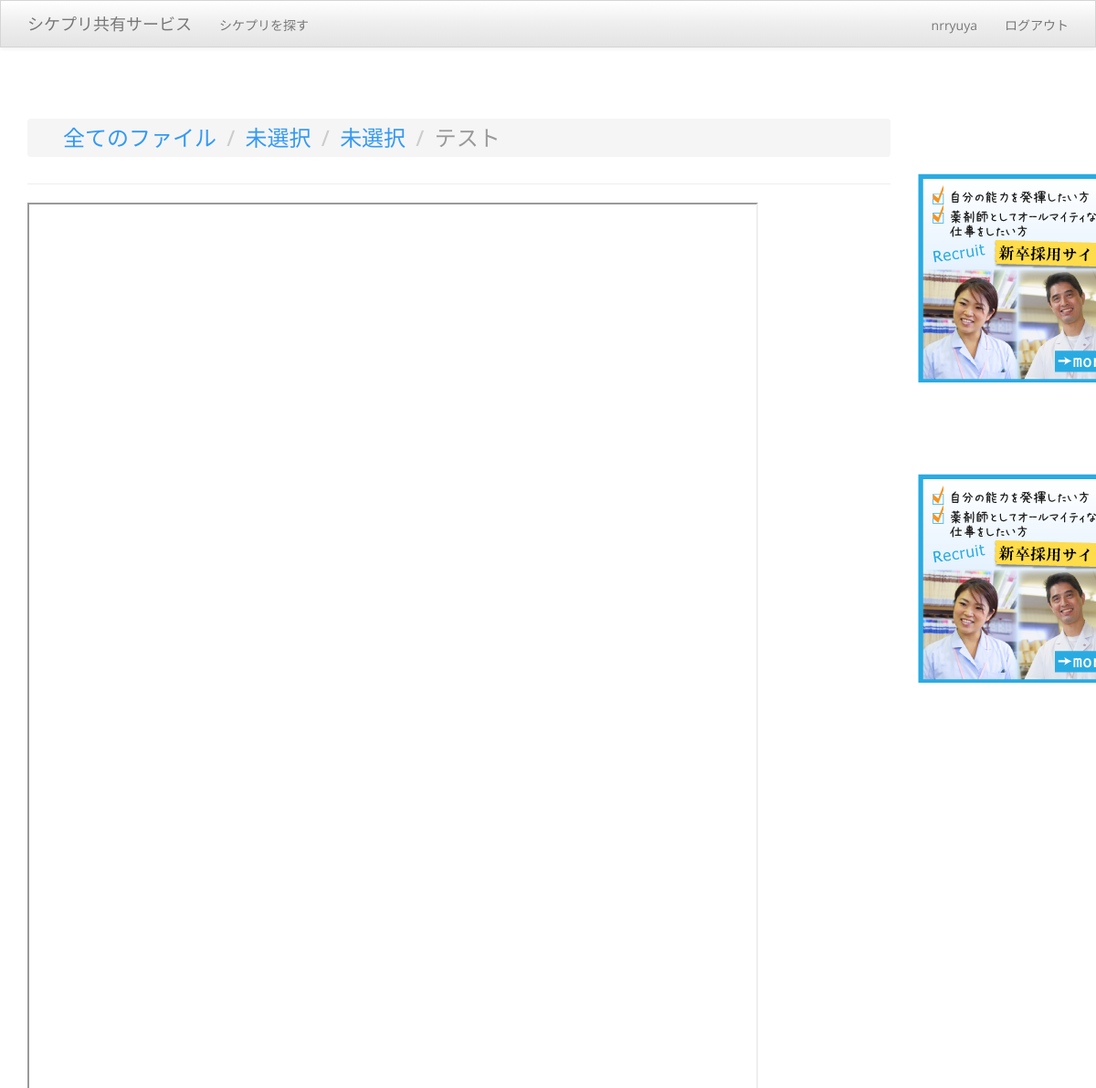
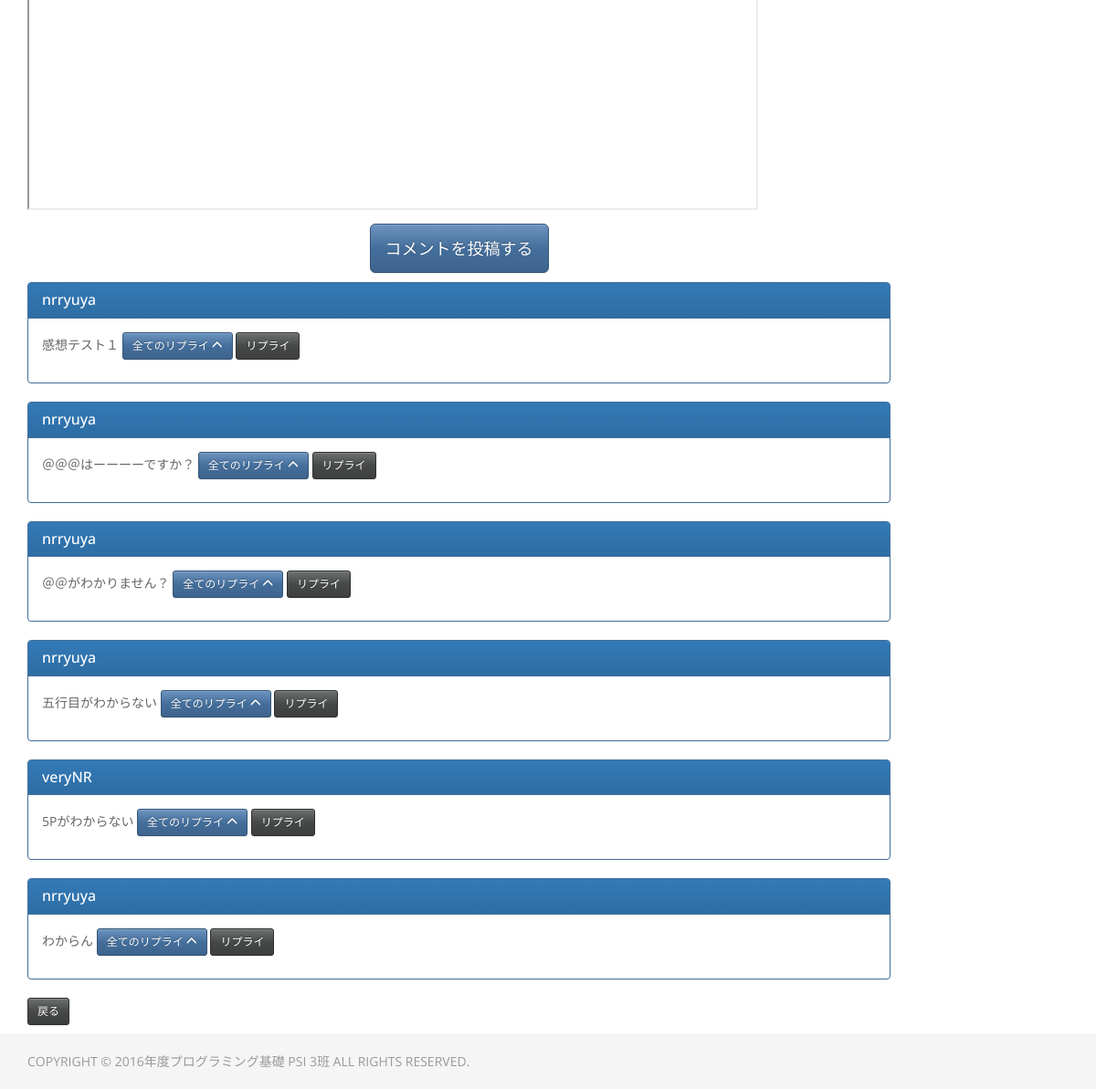
The app's page /cms/file/content/42/ (signed in) with its own data (2 pictures, top to bottom).
### cms/models.py (models this page shows, shortened)
class File(models.Model):
    name = models.CharField('ファイル名', max_length=255)
    author = models.ForeignKey(User)
    page = models.IntegerField('ページ数', blank=True, default=0)  # 未使用
    pdf = models.FileField()  # これが機能しているのか不明。単にviews.file_saveでidと同じ名前でMEDIAに保存されているだけかも。
    SUBJECT_CHOICES = (
        ('基礎科目', (
            ('EN', '英語'),
            ('DE', 'ドイツ語'),
            ('FR', 'フランス語'),
            ('ZH', '中国語'),
            ('ES', 'スペイン語'),
            ('JH', '情報'),
            ('SU', '身体運動・健康科学実習'),
            ('SK', '社会科学'),
            ('ZB', '人文科学'),
            ('HH', '方法基礎'),
            ('KZ', '基礎実験'),
            ('MK', '数理科学'),
            ('BK', '物質科学'),
            ('BI', '生命科学'),
        )
        ),
        ('総合科目A', (
            ('SH', '科学史'),
            ('HB', '表象文化論'),
        )
        ),
        ('総合科目B', (
            ('JL', '日本語上級'),
        )
        ),
    )
    category_list = ['基礎科目',
                     '総合科目A',
                     '総合科目B'
                     ]
    subject_list = [
        ['EN',
         'DE',
         'FR',
         'ZH',
         'ES',
         'JH',
         'SU',
         'SK',
         'ZB',
         'HH',
         'KZ',
         'MK',
         'BK',
         'BI'],
        ['SH',
         'HB'],
        ['JL']
    ]
    subject_name_list = [
        ['英語',
         'ドイツ語',
         'フランス語',
         '中国語',
         'スペイン語',
         '情報',
         '身体運動・健康科学実習',
         '社会科学',
         '人文科学',
         '方法基礎',
         '基礎実験',
         '数理科学',
         '物質科学',
         '生命科学'],
        ['科学史',
         '表象文化論'],
        ['日本語上級']
    ]
    category = models.CharField('カテゴリ', max_length=255, default="未選択")
    subject = models.CharField('科目名', max_length=3,
                               choices=SUBJECT_CHOICES,
                               default="未選択")
    class_name = models.CharField('授業名', max_length=255, default="未選択")
    teacher = models.CharField('担当教員名', max_length=255, default="未選択")

class Comments(models.Model):
    file = models.ForeignKey(File, verbose_name='コメント', related_name='comments')
    author = models.ForeignKey(User, null=True)
    comments = models.TextField('コメント', blank=True)

### cms/views.py (the view)
# urls.py: url(r'^file/content/(?P<file_id>\d+)/$', views.file_content, name='file_content'),  # 中身
@login_required
def file_content(request, file_id):
    file = get_object_or_404(File, pk=file_id)
    comments = file.comments.all().order_by('id')   # ファイルの子供の、コメント欄を読む
    last_comments = Comments.objects.all().order_by("-id")[0]
    n = last_comments.id + 1
    replies = n * [0]
    for comment in comments:
        replies[comment.id] = []
        replies[comment.id].append(comment.reply.all().order_by('id'))
    return render(request,
                  'cms/file_content.html',     # 使用するテンプレート
                  {'file': file, 'comments': comments, 'replies': replies})  # テンプレートに渡すデータ

### cms/templatetags/tags.py (called while the page is built)
@register.filter
def return_item(l, i):
    return l[i]

### cms/templates/cms/file_content.html (shortened to what this page needs)
{% extends "base.html" %}
{% load tags %}
{% block content %}
    <h3 class="page-header">
        <ul class="breadcrumb">
        　<li><a href="{% url 'cms:file_list' %}" data-lb-orig-href="https://bootswatch.com/spacelab/#">全てのファイル</a></li>
          <li><a href="{% url 'cms:file_list' category=file.category %}" data-lb-orig-href="https://bootswatch.com/spacelab/#">{{ file.category }}</a></li>
          <li><a href="{% url 'cms:file_list' category=file.category subject=file.subject %}" data-lb-orig-href="https://bootswatch.com/spacelab/#">{{ file.get_subject_display }}</a></li>
          <li class="active">{{ file.name }}</li>
        </ul>
    </h3>
    <p><a class="media" href="{{MEDIA_URL}}/{{file.id}}/{{file.id}}.pdf"></a></p>
    <center>
        <p><a href="{% url 'cms:comments_add' file_id=file.id %}" class="btn btn-primary btn-lg">コメントを投稿する</a></p>
    </center>
    <div id="comment-btn">
    {% for comment in comments %}
    <div class="panel panel-primary">
      <div class="panel-heading">
        <h3 class="panel-title">{{ comment.author }}</h3>
      </div>
      <div class="panel-body">
        <p>
          {{ comment.comments }}
        <a id="btn" class="btn btn-primary btn-sm" data-lb-orig-href="https://bootswatch.com/spacelab/#">
            全てのリプライ
            <span class="glyphicon glyphicon-menu-up"></span>
        </a>
        <a href="{% url 'cms:reply_add' file_id=file.id comments_id=comment.id %}" class="btn btn-default btn-sm">リプライ</a>
        </p>
      </div>
  </div>
  {% endfor %}
</div>
    <div>
      <p><a href="{% url 'cms:file_list' %}" class="btn btn-default btn-sm">戻る</a></p>
    </div>
{% endblock content %}

### cms/templates/base.html (shortened to what this page needs)
{% load staticfiles %}
<!DOCTYPE html>
<html lang="ja">
  <head>
    <link href="{% static 'css/bootstrap-theme.min.css' %}" rel="stylesheet">
    <link rel="stylesheet" href="{% static 'css/theme.min.css' %}">
</head>
<body>
 <nav class="navbar navbar-default navbar-fixed-top">
   <div class="container">
     <div class="navbar-header">
       <a class="navbar-brand" href="{% url 'accounts:index' %}">シケプリ共有サービス</a>
     </div>
     <div id="navbar" class="navbar-collapse collapse">
       <ul class="nav navbar-nav">
         <li><a href="{% url 'cms:file_list' %}">シケプリを探す</a></li>
     </ul>
          <ul class="nav navbar-nav navbar-right">
            {% if user.is_authenticated %}
            <li><a href="{% url 'accounts:mypage' %}">{{  user.get_username }}</a></li>
            <li><a href="{% url 'accounts:logout' %}">ログアウト</a></li>
            {% else　%}
            <li><a href="{% url 'accounts:regist' %}">ユーザ登録</a></li>
            <li><a href="{% url 'accounts:login' %}">ログイン</a></li>
            {% endif %}
          </ul>
        </div>
      </div>
    </nav>
    <div class="container">
     <div class="row">
          <div class="col-lg-10">
              {% block content %}{% endblock %}
          </div>
          <div class="col-lg-2">
              <div>
                  <img border="0" src="{{MEDIA_URL}}/images/recruit.png"  vspace=100 alt="広告枠">
              </div>
              <div>
                  <img border="0" src="{{MEDIA_URL}}/images/recruit.png" alt="広告枠">
              </div>
          </div>
    </div>
    </div>
    <footer class="footer">
      <div class="container">
        <p class="text-muted">COPYRIGHT © 2016年度プログラミング基礎 PSI 3班 ALL RIGHTS RESERVED.</p>
      </div>
    </footer>
  </body>
</html>

### cms/templates/base.html (style rules this page uses)
body { padding-top: 70px; }
html { position: relative; min-height: 100%; }
body { margin-bottom: 60px; }
.footer { position: absolute; bottom: 0; width: 100%; height: 60px; background-color: #f5f5f5; }
.container .text-muted { margin: 20px 0; }

### records on screen
File: category "未選択", subject "未選択", name "テスト"
Comments: author "nrryuya", comments "感想テスト１"
Comments: author "nrryuya", comments "＠＠＠はーーーーですか？"
Comments: author "nrryuya", comments "＠＠がわかりません？"
Comments: author "nrryuya", comments "五行目がわからない"
Comments: author "veryNR", comments "5Pがわからない"
Comments: author "nrryuya", comments "わからん"

### other values on screen
{{ user.get_username }} "nrryuya"
